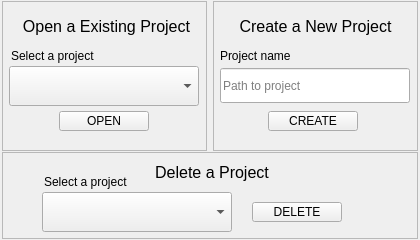
<?xml version="1.0" encoding="UTF-8"?>
<ui version="4.0">
 <class>Form</class>
 <widget class="QWidget" name="Form">
  <property name="geometry">
   <rect>
    <x>0</x>
    <y>0</y>
    <width>420</width>
    <height>240</height>
   </rect>
  </property>
  <property name="minimumSize">
   <size>
    <width>420</width>
    <height>240</height>
   </size>
  </property>
  <property name="maximumSize">
   <size>
    <width>420</width>
    <height>240</height>
   </size>
  </property>
  <property name="windowTitle">
   <string>Form</string>
  </property>
  <widget class="QFrame" name="frame">
   <property name="geometry">
    <rect>
     <x>2</x>
     <y>1</y>
     <width>205</width>
     <height>150</height>
    </rect>
   </property>
   <property name="minimumSize">
    <size>
     <width>205</width>
     <height>150</height>
    </size>
   </property>
   <property name="maximumSize">
    <size>
     <width>205</width>
     <height>150</height>
    </size>
   </property>
   <property name="frameShape">
    <enum>QFrame::Shape::StyledPanel</enum>
   </property>
   <property name="frameShadow">
    <enum>QFrame::Shadow::Raised</enum>
   </property>
   <widget class="QLabel" name="label">
    <property name="geometry">
     <rect>
      <x>7</x>
      <y>15</y>
      <width>195</width>
      <height>20</height>
     </rect>
    </property>
    <property name="font">
     <font>
      <pointsize>12</pointsize>
     </font>
    </property>
    <property name="text">
     <string>Open a Existing Project</string>
    </property>
    <property name="alignment">
     <set>Qt::AlignmentFlag::AlignCenter</set>
    </property>
   </widget>
   <widget class="QComboBox" name="comboBox">
    <property name="geometry">
     <rect>
      <x>7</x>
      <y>65</y>
      <width>190</width>
      <height>40</height>
     </rect>
    </property>
    <property name="minimumSize">
     <size>
      <width>190</width>
      <height>40</height>
     </size>
    </property>
    <property name="maximumSize">
     <size>
      <width>190</width>
      <height>40</height>
     </size>
    </property>
   </widget>
   <widget class="QLabel" name="label_2">
    <property name="geometry">
     <rect>
      <x>9</x>
      <y>45</y>
      <width>110</width>
      <height>20</height>
     </rect>
    </property>
    <property name="minimumSize">
     <size>
      <width>110</width>
      <height>20</height>
     </size>
    </property>
    <property name="maximumSize">
     <size>
      <width>110</width>
      <height>20</height>
     </size>
    </property>
    <property name="text">
     <string>Select a project</string>
    </property>
   </widget>
   <widget class="QPushButton" name="pushButton">
    <property name="geometry">
     <rect>
      <x>57</x>
      <y>110</y>
      <width>90</width>
      <height>20</height>
     </rect>
    </property>
    <property name="minimumSize">
     <size>
      <width>90</width>
      <height>20</height>
     </size>
    </property>
    <property name="maximumSize">
     <size>
      <width>90</width>
      <height>20</height>
     </size>
    </property>
    <property name="text">
     <string>OPEN</string>
    </property>
   </widget>
  </widget>
  <widget class="QFrame" name="frame_2">
   <property name="geometry">
    <rect>
     <x>213</x>
     <y>1</y>
     <width>205</width>
     <height>150</height>
    </rect>
   </property>
   <property name="minimumSize">
    <size>
     <width>205</width>
     <height>150</height>
    </size>
   </property>
   <property name="maximumSize">
    <size>
     <width>205</width>
     <height>150</height>
    </size>
   </property>
   <property name="frameShape">
    <enum>QFrame::Shape::StyledPanel</enum>
   </property>
   <property name="frameShadow">
    <enum>QFrame::Shadow::Raised</enum>
   </property>
   <widget class="QLabel" name="label_3">
    <property name="geometry">
     <rect>
      <x>5</x>
      <y>15</y>
      <width>195</width>
      <height>20</height>
     </rect>
    </property>
    <property name="font">
     <font>
      <pointsize>12</pointsize>
     </font>
    </property>
    <property name="text">
     <string>Create a New Project</string>
    </property>
    <property name="alignment">
     <set>Qt::AlignmentFlag::AlignCenter</set>
    </property>
   </widget>
   <widget class="QLineEdit" name="lineEdit">
    <property name="geometry">
     <rect>
      <x>7</x>
      <y>67</y>
      <width>190</width>
      <height>35</height>
     </rect>
    </property>
    <property name="minimumSize">
     <size>
      <width>190</width>
      <height>35</height>
     </size>
    </property>
    <property name="maximumSize">
     <size>
      <width>190</width>
      <height>35</height>
     </size>
    </property>
    <property name="inputMask">
     <string/>
    </property>
    <property name="placeholderText">
     <string>Path to project</string>
    </property>
   </widget>
   <widget class="QLabel" name="label_4">
    <property name="geometry">
     <rect>
      <x>7</x>
      <y>45</y>
      <width>110</width>
      <height>20</height>
     </rect>
    </property>
    <property name="minimumSize">
     <size>
      <width>110</width>
      <height>20</height>
     </size>
    </property>
    <property name="maximumSize">
     <size>
      <width>110</width>
      <height>20</height>
     </size>
    </property>
    <property name="text">
     <string>Project name</string>
    </property>
   </widget>
   <widget class="QPushButton" name="pushButton_2">
    <property name="geometry">
     <rect>
      <x>55</x>
      <y>110</y>
      <width>90</width>
      <height>20</height>
     </rect>
    </property>
    <property name="minimumSize">
     <size>
      <width>90</width>
      <height>20</height>
     </size>
    </property>
    <property name="maximumSize">
     <size>
      <width>90</width>
      <height>20</height>
     </size>
    </property>
    <property name="text">
     <string>CREATE</string>
    </property>
   </widget>
  </widget>
  <widget class="QFrame" name="frame_3">
   <property name="geometry">
    <rect>
     <x>2</x>
     <y>152</y>
     <width>416</width>
     <height>87</height>
    </rect>
   </property>
   <property name="minimumSize">
    <size>
     <width>416</width>
     <height>87</height>
    </size>
   </property>
   <property name="maximumSize">
    <size>
     <width>416</width>
     <height>87</height>
    </size>
   </property>
   <property name="frameShape">
    <enum>QFrame::Shape::StyledPanel</enum>
   </property>
   <property name="frameShadow">
    <enum>QFrame::Shadow::Raised</enum>
   </property>
   <widget class="QLabel" name="label_5">
    <property name="geometry">
     <rect>
      <x>110</x>
      <y>10</y>
      <width>200</width>
      <height>20</height>
     </rect>
    </property>
    <property name="minimumSize">
     <size>
      <width>200</width>
      <height>0</height>
     </size>
    </property>
    <property name="maximumSize">
     <size>
      <width>200</width>
      <height>16777215</height>
     </size>
    </property>
    <property name="font">
     <font>
      <pointsize>12</pointsize>
     </font>
    </property>
    <property name="text">
     <string>Delete a Project</string>
    </property>
    <property name="alignment">
     <set>Qt::AlignmentFlag::AlignCenter</set>
    </property>
   </widget>
   <widget class="QComboBox" name="comboBox_2">
    <property name="geometry">
     <rect>
      <x>40</x>
      <y>40</y>
      <width>190</width>
      <height>40</height>
     </rect>
    </property>
    <property name="minimumSize">
     <size>
      <width>190</width>
      <height>40</height>
     </size>
    </property>
    <property name="maximumSize">
     <size>
      <width>190</width>
      <height>40</height>
     </size>
    </property>
   </widget>
   <widget class="QPushButton" name="pushButton_3">
    <property name="geometry">
     <rect>
      <x>250</x>
      <y>50</y>
      <width>90</width>
      <height>20</height>
     </rect>
    </property>
    <property name="minimumSize">
     <size>
      <width>90</width>
      <height>20</height>
     </size>
    </property>
    <property name="maximumSize">
     <size>
      <width>90</width>
      <height>20</height>
     </size>
    </property>
    <property name="text">
     <string>DELETE</string>
    </property>
   </widget>
   <widget class="QLabel" name="label_6">
    <property name="geometry">
     <rect>
      <x>42</x>
      <y>20</y>
      <width>110</width>
      <height>20</height>
     </rect>
    </property>
    <property name="minimumSize">
     <size>
      <width>110</width>
      <height>20</height>
     </size>
    </property>
    <property name="maximumSize">
     <size>
      <width>110</width>
      <height>20</height>
     </size>
    </property>
    <property name="text">
     <string>Select a project</string>
    </property>
   </widget>
  </widget>
 </widget>
 <resources/>
 <connections/>
</ui>
